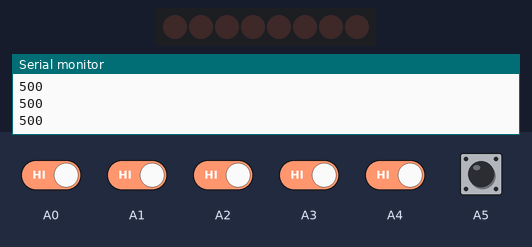
The sketch below on a simulated Arduino Uno, built with avr-gcc and run on an emulated ATmega328P. Parts: 8 shift-register outputs drawn as a row of LEDs (first output left, lit = HIGH), the last lines printed to the serial monitor. Wiring (inferred from the names in the program): shift register (74HC595): data pin 3; shift clock pin 2; latch pin 4. Wiring (inferred from the signals the program sends): row of LEDs: on Q0, Q1, Q2, Q3, Q4, Q5, Q6, Q7. The test bench sets the inputs (shaded band); at power-on: A0–5 HIGH.

Above: at 1.8 s.
1.9 s: A0 driven LOW and A1 driven LOW and A2 driven LOW and A3 driven LOW and A4 driven LOW
At 2.08 s:
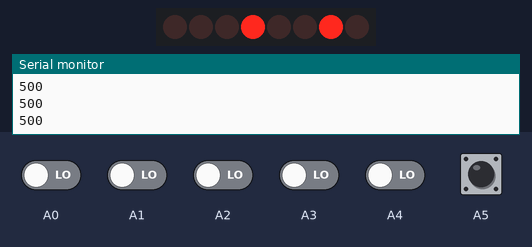
At 2.47 s:
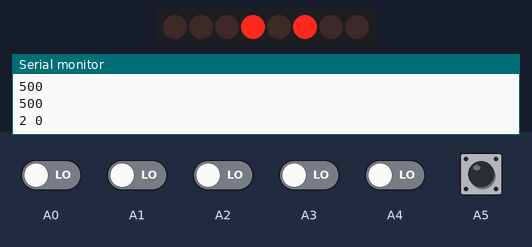
4.5 s: A5 pulled LOW for 0.2 s
At 7.32 s:
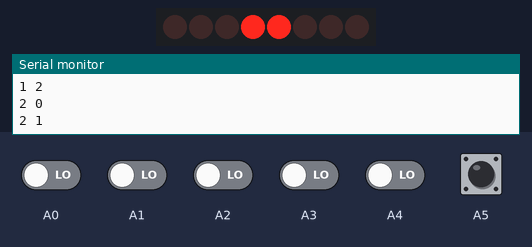
7.7 s: A0 driven HIGH
9.2 s: A5 pulled LOW for 1 s
At 10.28 s:
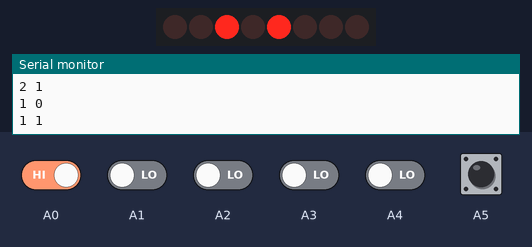
12.5 s: A1 driven HIGH
14.0 s: A2 driven HIGH
Timing chart, 0 to 16.5 s (numbered marks = the images above; inputs shaded):
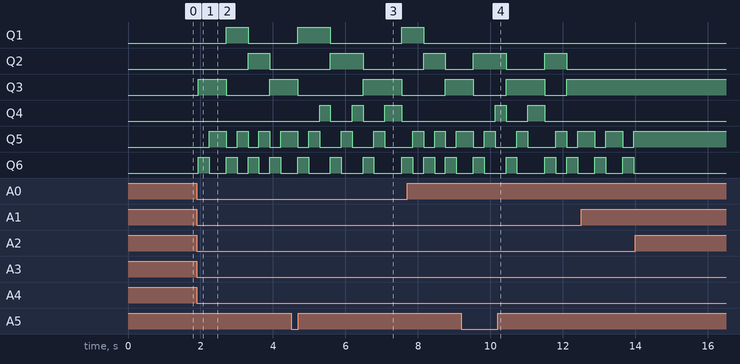

Measured:
- after the input at 1.9 s, Q1: LOW → HIGH after 0.81 s, → LOW 0.60 s later; Q2: LOW → HIGH after 1.4 s, → LOW 0.60 s later

The sketch:

touch.ino
```cpp
#include <ADCTouch.h>

//Pin connected to ST_CP of 74HC595 -- sivo
int latchPin = 4;
//Pin connected to SH_CP of 74HC595 -- liljakovo
int clockPin = 2;
////Pin connected to DS of 74HC595 -- plavo
int dataPin = 3;

byte dataArray[3][3];

int ref0, ref1, ref2, ref3, ref4, ref5;

void setup()
{
    Serial.begin(9600);

    ref0 = ADCTouch.read(A0, 500);
    ref1 = ADCTouch.read(A1, 500);
    ref2 = ADCTouch.read(A2, 500);
    ref3 = ADCTouch.read(A3, 500);
    ref4 = ADCTouch.read(A4, 500);
    ref5 = ADCTouch.read(A5, 500);

    Serial.println("Calibration:");
    Serial.println(ref0);
    Serial.println(ref1);
    Serial.println(ref2);
    Serial.println(ref3);
    Serial.println(ref4);
    Serial.println(ref5);

    pinMode(latchPin, OUTPUT);
    pinMode(clockPin, OUTPUT);
    pinMode(dataPin, OUTPUT);
    dataArray[0][0] = 0b01000010;
    dataArray[0][1] = 0b01000100;
    dataArray[0][2] = 0b01001000;
    dataArray[1][0] = 0b00100010;
    dataArray[1][1] = 0b00100100;
    dataArray[1][2] = 0b00101000;
    dataArray[2][0] = 0b00010010;
    dataArray[2][1] = 0b00010100;
    dataArray[2][2] = 0b00011000;

    sendOut(0b00000000);
}

void loop()
{
    int value0 = ADCTouch.read(A0);   //no second parameter
    int value1 = ADCTouch.read(A1);     //   --> 100 samples
    int value2 = ADCTouch.read(A2);     //   --> 100 samples
    int value3 = ADCTouch.read(A3);     //   --> 100 samples
    int value4 = ADCTouch.read(A4);     //   --> 100 samples
    int value5 = ADCTouch.read(A5);     //   --> 100 samples

    value0 -= ref0;       //remove offset
    value1 -= ref1;
    value2 -= ref2;
    value3 -= ref3;
    value4 -= ref4;
    value5 -= ref5;

    if (value0 > 40 && value3 > 40) { sendOut(dataArray[0][0]); Serial.println("0 0"); }
    if (value0 > 40 && value4 > 40 ) { sendOut(dataArray[1][0]); Serial.println("0 1"); }
    if (value0 > 40 && value5 > 40 ) { sendOut(dataArray[2][0]); Serial.println("0 2"); }
    if (value1 > 40 && value3 > 40) { sendOut(dataArray[0][1]); Serial.println("1 0"); }
    if (value1 > 40 && value4 > 40 ) { sendOut(dataArray[1][1]); Serial.println("1 1"); }
    if (value1 > 40 && value5 > 40 ) { sendOut(dataArray[2][1]); Serial.println("1 2"); }
    if (value2 > 40 && value3 > 40) { sendOut(dataArray[0][2]); Serial.println("2 0"); }
    if (value2 > 40 && value4 > 40 ) { sendOut(dataArray[1][2]); Serial.println("2 1"); }
    if (value2 > 40 && value5 > 40 ) { sendOut(dataArray[2][2]); Serial.println("2 2"); }

    delay(100);
}

void sendOut(byte data)
{
    digitalWrite(latchPin, 0);
    shiftOut(dataPin, clockPin, MSBFIRST, data);
    digitalWrite(latchPin, 1);
    delay(300);
}
```
